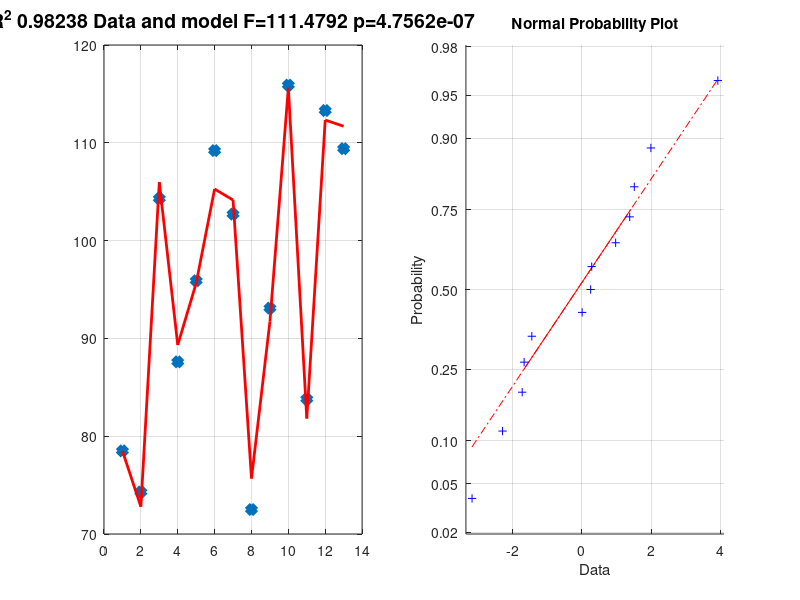
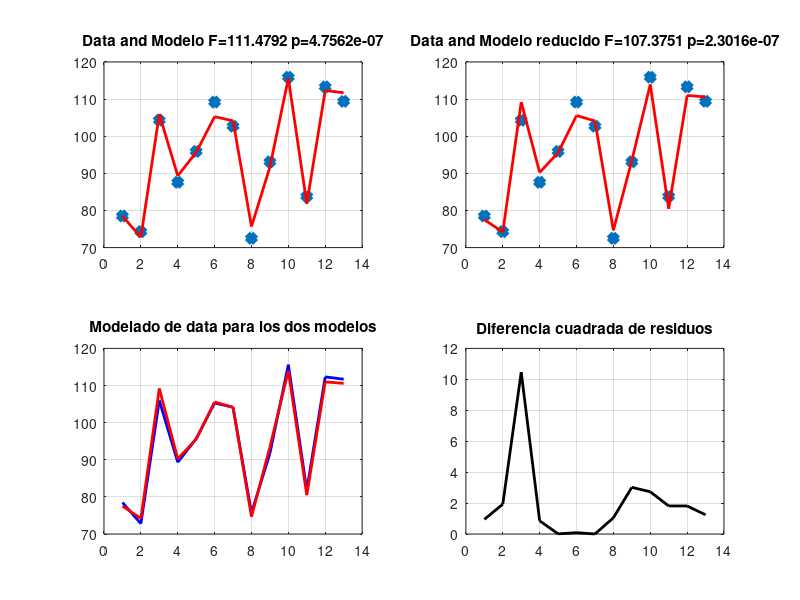

Source code (MATLAB) for these figures, in order:
clc; clear; close

% y = b1x1 + b2x2 + b3x3 + b4x4 + b5

load hald;
Y=hald(:,5) ;
X=hald(:,1:4);

% Buscamos una soluci?n
X = [X ones(length(X),1)];
B    = inv(X'*X)*X'*Y; 
Yhat = X*B;
Res  = Y - Yhat;

SStotal = norm(Y - mean(Y)).^2;
SSeffect = norm(Yhat - mean(Yhat)).^2;
SSerror  = norm(Res-mean(Res)).^2;

df      = rank(X)-1;
dferror = length(Y) - df - 1;
R2      = SSeffect / SStotal;
F       = (SSeffect / df) / (SSerror / dferror);
p       = 1 - fcdf(F,df,dferror);

% make a figure
figure('Name','Multiple Regression');
subplot(1,2,1); plot(Y,'x','LineWidth',5);  hold on
plot(Yhat,'r','LineWidth',2); grid on;
title(['R^2 ' num2str(R2) ' Data and model F=' num2str(F) ' p=' num2str(p)],'FontSize',14)
subplot(1,2,2); normplot(Res);


% ------------------------------------
% semi-partial correlation coefficient
% ------------------------------------
% let's think of the model and what it means it terms of geometry.
% the data Y can be described as a vector and a point in R_20
% a space with 20 dimensions. We then establish a model X with 5
% regressors; that is we look for a combination of these 5 vectors which
% will get as close as possible to Y. To find the actual contribution of x1
% to the data for this model one needs to look at how much x1 explains
% to the total variance, ie we want to compare the R2 between the full and
% a reduced model without x1 - the difference will be how much x1 explains in Y.

Xreduced    = X(:,2:end); % reduced model all minus 1st regressor
Breduced    = inv(Xreduced'*Xreduced)*Xreduced'*Y;
Yhatreduced = Xreduced*Breduced;
Resreduced  = Y - Yhatreduced;

dfreduced       = rank(Xreduced) -1 ;
dferrorreduced = length(Y) - dfreduced - 1;
SSeffectreduced = norm(Yhatreduced-mean(Yhatreduced)).^2;
SSerrorreduced  = norm(Resreduced-mean(Resreduced)).^2;
R2reduced       = SSeffectreduced / SStotal;
Freduced       = (SSeffectreduced / dfreduced) / (SSerrorreduced / dferrorreduced);
preduced       = 1 - fcdf(Freduced,dfreduced,dferrorreduced);

Semi_Partial_corr_coef = R2 - R2reduced;
dfe_semi_partial_coef  = df - dfreduced;
F_semi_partail_coef    = (Semi_Partial_corr_coef*dferror) / ...  % variance explained by x1
                         ((1-R2)*dfe_semi_partial_coef); % unexplained variance overall
p_semi_partial_coef    = 1 - fcdf(Semi_Partial_corr_coef, df, dfe_semi_partial_coef); % note df is from the full model

% make a figure
figure('Name','Regresi?n Multiple - Modelo Reducido');
subplot(2,2,1); plot(Y,'x','LineWidth',5);  hold on
plot(Yhat,'r','LineWidth',2); grid on;
title(['Data and Modelo F=' num2str(F) ' p=' num2str(p)])
subplot(2,2,2); plot(Y,'x','LineWidth',5);  hold on
plot(Yhatreduced,'r','LineWidth',2); grid on;
title(['Data and Modelo reducido F=' num2str(Freduced) ' p=' num2str(preduced)])
subplot(2,2,3); plot(Yhat,'b','LineWidth',2); grid on; hold on
plot(Yhatreduced,'r','LineWidth',2);
title('Modelado de data para los dos modelos')
subplot(2,2,4); plot((Res-Resreduced).^2,'k','LineWidth',2); grid on; hold on
title('Diferencia cuadrada de residuos')


% --------------------------------
% partial correlation coefficient
% --------------------------------
% As we shall see below, this is easily obtained using projections - but
% for now let just think about what we want to measure. We are interested
% in knowing the correlation between y and x1 controlling for the effect of
% the other xs, that is removing the effect of other xs. Compred to
% semi-parital coef we also want to remove the effect of xs on y or if you
% prefer we want to compute how much of x1 we need to get to the point
% defined by the xs which is the closest to Y

% above we removed X(:,2:end) from Y and got Resreduced
% we need to do the same for x1 so that we can correlate x1 and y witout xs
x = X(:,1);
B = inv(Xreduced'*Xreduced)*Xreduced'*x;
xhat = Xreduced*B;
Resx = x - xhat;

% the correlation between Resreduced and Resx is the partial coef
Partial_coef = corr(Resx,Resreduced);

% --------------------------------------------------